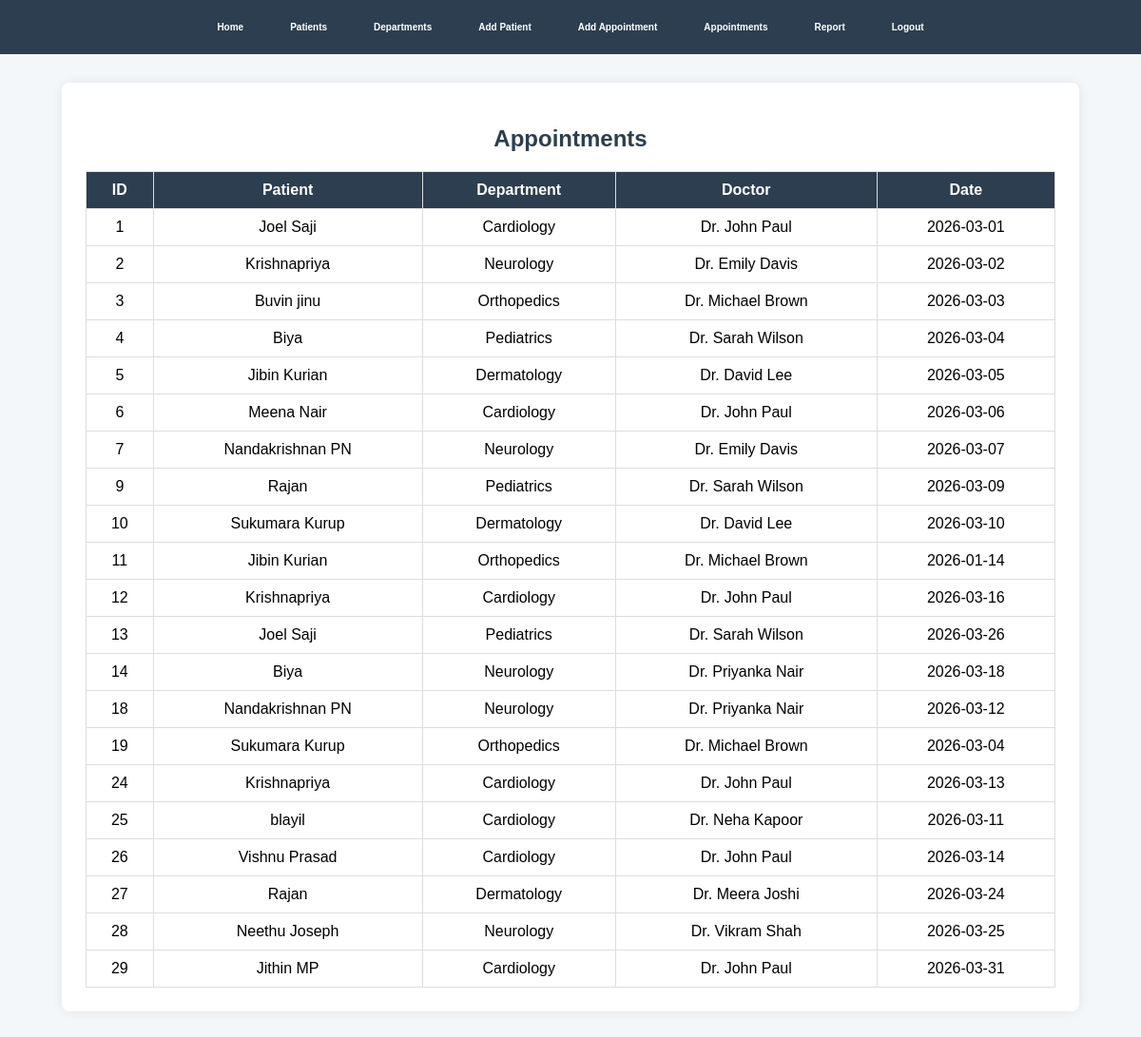
The app's page /appointments.php (signed in) with its own data.
### tables this page shows
CREATE TABLE `appointments` (
  `appointment_id` int(11) NOT NULL,
  `patient_id` int(11) DEFAULT NULL,
  `doctor_id` int(11) DEFAULT NULL,
  `appointment_date` date DEFAULT NULL,
  `status` varchar(50) DEFAULT 'Scheduled'
);

CREATE TABLE `patients` (
  `patient_id` int(11) NOT NULL,
  `name` varchar(100) NOT NULL,
  `gender` enum('Male','Female','Other') DEFAULT NULL,
  `age` int(11) DEFAULT NULL CHECK (`age` > 0),
  `phone` varchar(15) DEFAULT NULL
);

CREATE TABLE `departments` (
  `dept_id` int(11) NOT NULL,
  `dept_name` varchar(100) NOT NULL
);

CREATE TABLE `doctors` (
  `doctor_id` int(11) NOT NULL,
  `name` varchar(100) NOT NULL,
  `specialization` varchar(100) DEFAULT NULL,
  `phone` varchar(15) DEFAULT NULL,
  `dept_id` int(11) DEFAULT NULL
);

### appointments.php (the view, shortened to what this page needs)
<?php
include 'db.php';
$result = $conn->query("
    SELECT a.appointment_id,
           p.name AS patient,
           d.name AS doctor,
           dept.dept_name AS department,
           a.appointment_date
    FROM appointments a
    JOIN patients p ON a.patient_id = p.patient_id
    JOIN doctors d ON a.doctor_id = d.doctor_id
    JOIN departments dept ON d.dept_id = dept.dept_id
");
?>
<!DOCTYPE html>
<html>
<head>
    <link rel="stylesheet" href="style.css">
</head>
<body>
<div class="navbar">
    <a href="index.php">Home</a>
    <a href="patients.php">Patients</a>
    <a href="departments.php">Departments</a>
    <a href="add_patient.php">Add Patient</a>
    <a href="add_appointment.php">Add Appointment</a>
    <a href="appointments.php">Appointments</a>
    <a href="report.php">Report</a>
<a href="logout.php">Logout</a>
</div>
<div class="container">
<h2>Appointments</h2>
<table>
<tr>
    <th>ID</th>
    <th>Patient</th>
    <th>Department</th>
    <th>Doctor</th>
    <th>Date</th>
</tr>
<?php while($row = $result->fetch_assoc()) { ?>
<tr>
    <td><?php echo $row['appointment_id']; ?></td>
    <td><?php echo $row['patient']; ?></td>
    <td><?php echo $row['department']; ?></td>
    <td><?php echo $row['doctor']; ?></td>
    <td><?php echo $row['appointment_date']; ?></td>
</tr>
<?php } ?>
</table>
</div>
</body>
</html>

### style.css (style rules this page uses)
body { font-family: Arial, sans-serif; background-color: #f4f7fa; margin: 0; padding: 0; }
h1, h2 { text-align: center; color: #2c3e50; }
.navbar { background-color: #2c3e50; padding: 15px 20px; display: flex; flex-wrap: wrap; justify-content: center; align-items: center; gap: 25px; }
.navbar a { color: white; text-decoration: none; font-size: 10px; font-weight: 600; padding: 8px 12px; transition: 0.3s; }
.container { width: 85%; margin: 30px auto; background: white; padding: 25px; border-radius: 8px; box-shadow: 0px 0px 12px rgba(0,0,0,0.08); }
table { width: 100%; border-collapse: collapse; margin-top: 20px; }
table, th, td { border: 1px solid #ddd; }
th { background-color: #2c3e50; color: white; padding: 10px; }
td { padding: 10px; text-align: center; }

### records on screen
appointments: appointment_id "1", patient.name "Joel Saji", departments.dept_name "Cardiology", doctor.name "Dr. John Paul", appointment_date "2026-03-01"
appointments: appointment_id "2", patient.name "Krishnapriya", departments.dept_name "Neurology", doctor.name "Dr. Emily Davis", appointment_date "2026-03-02"
appointments: appointment_id "3", patient.name "Buvin jinu", departments.dept_name "Orthopedics", doctor.name "Dr. Michael Brown", appointment_date "2026-03-03"
appointments: appointment_id "4", patient.name "Biya", departments.dept_name "Pediatrics", doctor.name "Dr. Sarah Wilson", appointment_date "2026-03-04"
appointments: appointment_id "5", patient.name "Jibin Kurian", departments.dept_name "Dermatology", doctor.name "Dr. David Lee", appointment_date "2026-03-05"
appointments: appointment_id "6", patient.name "Meena Nair", departments.dept_name "Cardiology", doctor.name "Dr. John Paul", appointment_date "2026-03-06"
appointments: appointment_id "7", patient.name "Nandakrishnan PN", departments.dept_name "Neurology", doctor.name "Dr. Emily Davis", appointment_date "2026-03-07"
appointments: appointment_id "9", patient.name "Rajan", departments.dept_name "Pediatrics", doctor.name "Dr. Sarah Wilson", appointment_date "2026-03-09"
appointments: appointment_id "10", patient.name "Sukumara Kurup", departments.dept_name "Dermatology", doctor.name "Dr. David Lee", appointment_date "2026-03-10"
appointments: appointment_id "11", patient.name "Jibin Kurian", departments.dept_name "Orthopedics", doctor.name "Dr. Michael Brown", appointment_date "2026-01-14"
appointments: appointment_id "12", patient.name "Krishnapriya", departments.dept_name "Cardiology", doctor.name "Dr. John Paul", appointment_date "2026-03-16"
appointments: appointment_id "13", patient.name "Joel Saji", departments.dept_name "Pediatrics", doctor.name "Dr. Sarah Wilson", appointment_date "2026-03-26"
appointments: appointment_id "14", patient.name "Biya", departments.dept_name "Neurology", doctor.name "Dr. Priyanka Nair", appointment_date "2026-03-18"
appointments: appointment_id "18", patient.name "Nandakrishnan PN", departments.dept_name "Neurology", doctor.name "Dr. Priyanka Nair", appointment_date "2026-03-12"
appointments: appointment_id "19", patient.name "Sukumara Kurup", departments.dept_name "Orthopedics", doctor.name "Dr. Michael Brown", appointment_date "2026-03-04"
appointments: appointment_id "24", patient.name "Krishnapriya", departments.dept_name "Cardiology", doctor.name "Dr. John Paul", appointment_date "2026-03-13"
appointments: appointment_id "25", patient.name "blayil", departments.dept_name "Cardiology", doctor.name "Dr. Neha Kapoor", appointment_date "2026-03-11"
appointments: appointment_id "26", patient.name "Vishnu Prasad", departments.dept_name "Cardiology", doctor.name "Dr. John Paul", appointment_date "2026-03-14"
appointments: appointment_id "27", patient.name "Rajan", departments.dept_name "Dermatology", doctor.name "Dr. Meera Joshi", appointment_date "2026-03-24"
appointments: appointment_id "28", patient.name "Neethu Joseph", departments.dept_name "Neurology", doctor.name "Dr. Vikram Shah", appointment_date "2026-03-25"
appointments: appointment_id "29", patient.name "Jithin MP", departments.dept_name "Cardiology", doctor.name "Dr. John Paul", appointment_date "2026-03-31"
